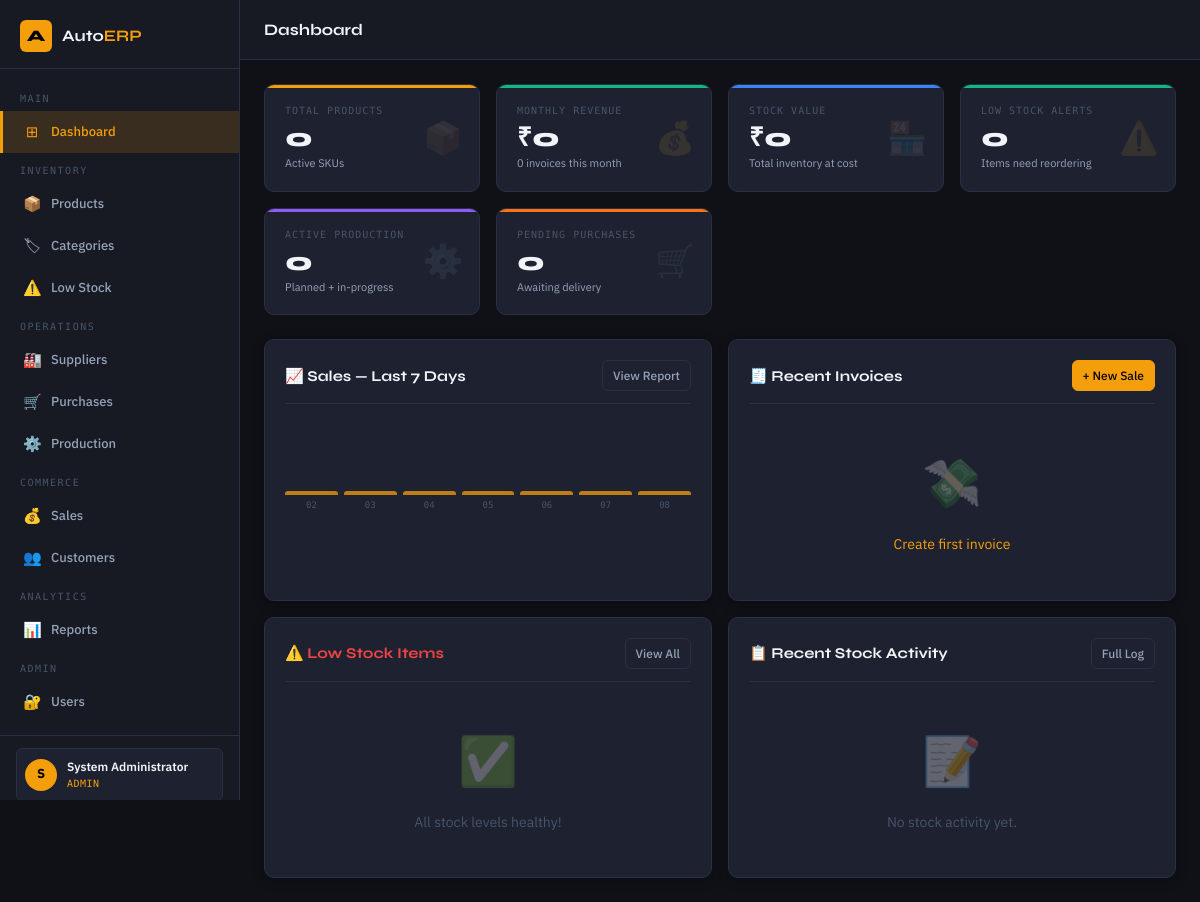
The page / (signed in) on the database its author committed.
### tables this page shows
CREATE TABLE users (
    id          INTEGER PRIMARY KEY AUTOINCREMENT,
    username    TEXT UNIQUE NOT NULL,
    email       TEXT UNIQUE NOT NULL,
    full_name   TEXT NOT NULL,
    password_hash TEXT NOT NULL,
    role        TEXT NOT NULL DEFAULT 'staff',
    is_active   INTEGER NOT NULL DEFAULT 1,
    last_login  TEXT,
    created_at  TEXT DEFAULT (datetime('now'))
);

### app/routes/dashboard.py (the view)
@dashboard_bp.route('/')
@login_required
def index():
    db = get_db()
    total_products = db.execute(
        'SELECT COUNT(*) AS c FROM products WHERE is_active=1').fetchone()['c']
    low_stock_items = db.execute(
        '''SELECT p.*,c.name AS cat_name FROM products p
           JOIN categories c ON c.id=p.category_id
           WHERE p.quantity<=p.low_stock_threshold AND p.is_active=1
           ORDER BY p.quantity ASC LIMIT 8''').fetchall()
    stock_value_row = db.execute(
        'SELECT SUM(quantity*cost_price) AS sv FROM products WHERE is_active=1').fetchone()
    total_stock_value = stock_value_row['sv'] or 0
    month_start = datetime.utcnow().replace(day=1, hour=0, minute=0, second=0).strftime('%Y-%m-%d %H:%M:%S')
    monthly_sales_row = db.execute(
        "SELECT SUM(total_amount) AS s, COUNT(*) AS c FROM sales WHERE created_at>=? AND status='completed'",
        (month_start,)).fetchone()
    monthly_sales      = monthly_sales_row['s'] or 0
    monthly_sale_count = monthly_sales_row['c'] or 0
    monthly_purchases_row = db.execute(
        'SELECT SUM(total_amount) AS s FROM purchases WHERE created_at>=?', (month_start,)).fetchone()
    monthly_purchases = monthly_purchases_row['s'] or 0
    active_production = db.execute(
        "SELECT COUNT(*) AS c FROM production_orders WHERE status IN ('planned','in_progress')").fetchone()['c']
    pending_purchases = db.execute(
        "SELECT COUNT(*) AS c FROM purchases WHERE status='pending'").fetchone()['c']
    recent_activities = db.execute(
        '''SELECT sh.*,p.name AS product_name,p.sku FROM stock_history sh
           JOIN products p ON p.id=sh.product_id
           ORDER BY sh.created_at DESC LIMIT 10''').fetchall()
    recent_sales = db.execute(
        '''SELECT s.*,u.full_name AS creator FROM sales s
           LEFT JOIN users u ON u.id=s.created_by
           WHERE s.status='completed' ORDER BY s.created_at DESC LIMIT 5''').fetchall()
    sales_trend = []
    now = datetime.utcnow()
    for i in range(6, -1, -1):
        day = now - timedelta(days=i)
        d_start = day.strftime('%Y-%m-%d 00:00:00')
        d_end   = day.strftime('%Y-%m-%d 23:59:59')
        row = db.execute(
            "SELECT SUM(total_amount) AS s FROM sales WHERE created_at BETWEEN ? AND ? AND status='completed'",
            (d_start, d_end)).fetchone()
        sales_trend.append({'date': day.strftime('%b %d'), 'amount': round(row['s'] or 0, 2)})
    db.close()
    return render_template('dashboard/index.html',
        total_products=total_products,
        low_stock_items=[dict(r) for r in low_stock_items],
        low_stock_count=len(low_stock_items),
        total_stock_value=total_stock_value,
        monthly_sales=monthly_sales,
        monthly_sale_count=monthly_sale_count,
        monthly_purchases=monthly_purchases,
        active_production=active_production,
        pending_purchases=pending_purchases,
        recent_activities=[dict(r) for r in recent_activities],
        recent_sales=[dict(r) for r in recent_sales],
        sales_trend=sales_trend,
    )

### app/auth_helpers.py (called while the page is built)
def login_required(f):
    @wraps(f)
    def decorated(*args, **kwargs):
        if 'user_id' not in session:
            flash('Please log in to access this page.', 'warning')
            return redirect(url_for('auth.login'))
        return f(*args, **kwargs)
    return decorated

def get_current_user():
    uid = session.get('user_id')
    if not uid:
        return None
    db = get_db()
    user = db.execute('SELECT * FROM users WHERE id=?', (uid,)).fetchone()
    db.close()
    return dict(user) if user else None

### app/database.py (called while the page is built)
def get_db():
    conn = sqlite3.connect(DB_PATH)
    conn.row_factory = sqlite3.Row
    conn.execute("PRAGMA foreign_keys = ON")
    return conn

### app/templates/dashboard/index.html (shortened to what this page needs)
{% extends "base.html" %}
{% block page_title %}Dashboard{% endblock %}
{% block content %}
<div class="stats-grid">
  <div class="stat-card amber">
    <div class="stat-label">Total Products</div>
    <div class="stat-value">{{ total_products }}</div>
    <div class="stat-sub">Active SKUs</div>
    <div class="stat-icon">📦</div>
  </div>
  <div class="stat-card green">
    <div class="stat-label">Monthly Revenue</div>
    <div class="stat-value">₹{{ "{:,.0f}".format(monthly_sales) }}</div>
    <div class="stat-sub">{{ monthly_sale_count }} invoices this month</div>
    <div class="stat-icon">💰</div>
  </div>
  <div class="stat-card blue">
    <div class="stat-label">Stock Value</div>
    <div class="stat-value">₹{{ "{:,.0f}".format(total_stock_value) }}</div>
    <div class="stat-sub">Total inventory at cost</div>
    <div class="stat-icon">🏪</div>
  </div>
  <div class="stat-card {{ 'red' if low_stock_count > 0 else 'green' }}">
    <div class="stat-label">Low Stock Alerts</div>
    <div class="stat-value">{{ low_stock_count }}</div>
    <div class="stat-sub">Items need reordering</div>
    <div class="stat-icon">⚠️</div>
  </div>
  <div class="stat-card purple">
    <div class="stat-label">Active Production</div>
    <div class="stat-value">{{ active_production }}</div>
    <div class="stat-sub">Planned + in-progress</div>
    <div class="stat-icon">⚙️</div>
  </div>
  <div class="stat-card orange">
    <div class="stat-label">Pending Purchases</div>
    <div class="stat-value">{{ pending_purchases }}</div>
    <div class="stat-sub">Awaiting delivery</div>
    <div class="stat-icon">🛒</div>
  </div>
</div>
<div style="display:grid;grid-template-columns:1fr 1fr;gap:16px;margin-bottom:16px">
  <div class="card">
    <div class="card-header">
      <div class="card-title">📈 Sales — Last 7 Days</div>
      <a href="{{ url_for('reports.sales_report') }}" class="btn btn-secondary btn-sm">View Report</a>
    </div>
    <div id="sales-chart" style="display:flex;align-items:flex-end;gap:6px;height:100px;padding:8px 0"></div>
  </div>
  <div class="card">
    <div class="card-header">
      <div class="card-title">🧾 Recent Invoices</div>
      <a href="{{ url_for('sales.create_sale') }}" class="btn btn-primary btn-sm">+ New Sale</a>
    </div>
    {% if recent_sales %}
    <div class="table-wrapper">
      <table>
        <thead><tr><th>Invoice</th><th>Customer</th><th>Amount</th></tr></thead>
        <tbody>
          {% for s in recent_sales %}
          <tr>
            <td><a href="{{ url_for('sales.view_sale', sale_id=s.id) }}" class="sku">{{ s.invoice_number }}</a></td>
            <td>{{ s.customer_name or '—' }}</td>
            <td class="text-success fw-bold">₹{{ "{:,.0f}".format(s.total_amount) }}</td>
          </tr>
          {% endfor %}
        </tbody>
      </table>
    </div>
    {% else %}
    <div class="empty-state" style="padding:24px">
      <div class="empty-state-icon">💸</div>
      <div><a href="{{ url_for('sales.create_sale') }}">Create first invoice</a></div>
    </div>
    {% endif %}
  </div>
</div>
<div style="display:grid;grid-template-columns:1fr 1fr;gap:16px">
  <div class="card">
    <div class="card-header">
      <div class="card-title" style="color:var(--red)">⚠️ Low Stock Items</div>
      <a href="{{ url_for('inventory.low_stock') }}" class="btn btn-secondary btn-sm">View All</a>
    </div>
    {% if low_stock_items %}
    <div class="table-wrapper">
      <table>
        <thead><tr><th>Product</th><th>SKU</th><th>Qty</th><th>Action</th></tr></thead>
        <tbody>
          {% for item in low_stock_items %}
          <tr>
            <td>{{ item.name[:28] }}{% if item.name|length > 28 %}…{% endif %}</td>
            <td><span class="sku">{{ item.sku }}</span></td>
            <td>
              <span class="badge {{ 'badge-danger' if item.quantity == 0 else 'badge-warning' }}">
                {{ item.quantity }}
              </span>
            </td>
            <td><a href="{{ url_for('purchases.create_purchase') }}" class="btn btn-sm btn-info">Reorder</a></td>
          </tr>
          {% endfor %}
        </tbody>
      </table>
    </div>
    {% else %}
    <div class="empty-state" style="padding:24px">
      <div class="empty-state-icon">✅</div>
      <div>All stock levels healthy!</div>
    </div>
    {% endif %}
  </div>
  <div class="card">
    <div class="card-header">
      <div class="card-title">📋 Recent Stock Activity</div>
      <a href="{{ url_for('reports.stock_movement') }}" class="btn btn-secondary btn-sm">Full Log</a>
    </div>
    {% if recent_activities %}
    <div class="table-wrapper">
      <table>
        <thead><tr><th>Product</th><th>Type</th><th>Change</th><th>Time</th></tr></thead>
        <tbody>
          {% for act in recent_activities %}
          <tr>
            <td>{{ act.product_name[:22] }}{% if act.product_name|length > 22 %}…{% endif %}</td>
            <td>
              <span class="badge
                {% if act.change_type == 'sale' %}badge-danger
                {% elif act.change_type == 'purchase' %}badge-success
                {% elif act.change_type == 'production' %}badge-purple
                {% else %}badge-muted{% endif %}">
                {{ act.change_type }}
              </span>
            </td>
            <td class="mono {{ 'text-success' if act.quantity_change > 0 else 'text-danger' }}">
              {{ "{:+d}".format(act.quantity_change) }}
            </td>
            <td class="text-muted" style="font-size:11px">{{ act.created_at[5:16] }}</td>
          </tr>
          {% endfor %}
        </tbody>
      </table>
    </div>
    {% else %}
    <div class="empty-state" style="padding:24px">
      <div class="empty-state-icon">📝</div>
      <div>No stock activity yet.</div>
    </div>
    {% endif %}
  </div>
</div>
{% endblock %}

### app/templates/base.html (shortened to what this page needs)
<!DOCTYPE html>
<html lang="en">
<head>
  <link rel="stylesheet" href="{{ url_for('static', filename='css/main.css') }}">
</head>
<body>
<div class="layout">
  <aside class="sidebar">
    <div class="sidebar-brand">
      <div class="sidebar-logo">A</div>
      <div class="sidebar-brand-name">Auto<span>ERP</span></div>
    </div>
    <nav class="sidebar-nav">
      <div class="nav-section-label">Main</div>
      <a class="nav-item" href="{{ url_for('dashboard.index') }}">
        <span class="nav-icon">⊞</span> Dashboard
      </a>
      <div class="nav-section-label">Inventory</div>
      <a class="nav-item" href="{{ url_for('inventory.index') }}">
        <span class="nav-icon">📦</span> Products
      </a>
      <a class="nav-item" href="{{ url_for('inventory.categories') }}">
        <span class="nav-icon">🏷</span> Categories
      </a>
      <a class="nav-item" href="{{ url_for('inventory.low_stock') }}">
        <span class="nav-icon">⚠️</span> Low Stock
      </a>
      <div class="nav-section-label">Operations</div>
      <a class="nav-item" href="{{ url_for('suppliers.index') }}">
        <span class="nav-icon">🏭</span> Suppliers
      </a>
      <a class="nav-item" href="{{ url_for('purchases.index') }}">
        <span class="nav-icon">🛒</span> Purchases
      </a>
      <a class="nav-item" href="{{ url_for('production.index') }}">
        <span class="nav-icon">⚙️</span> Production
      </a>
      <div class="nav-section-label">Commerce</div>
      <a class="nav-item" href="{{ url_for('sales.index') }}">
        <span class="nav-icon">💰</span> Sales
      </a>
      <a class="nav-item" href="{{ url_for('sales.customers') }}">
        <span class="nav-icon">👥</span> Customers
      </a>
      <div class="nav-section-label">Analytics</div>
      <a class="nav-item" href="{{ url_for('reports.index') }}">
        <span class="nav-icon">📊</span> Reports
      </a>
      {% if current_user and current_user.role == 'admin' %}
      <div class="nav-section-label">Admin</div>
      <a class="nav-item" href="{{ url_for('auth.users') }}">
        <span class="nav-icon">🔐</span> Users
      </a>
      {% endif %}
    </nav>
    <div class="sidebar-footer">
      {% if current_user %}
      <div class="sidebar-user">
        <div class="sidebar-user-avatar">{{ current_user.full_name[0].upper() }}</div>
        <div class="sidebar-user-info">
          <div class="sidebar-user-name">{{ current_user.full_name }}</div>
          <div class="sidebar-user-role">{{ current_user.role }}</div>
        </div>
      </div>
      {% endif %}
    </div>
  </aside>
  <div class="main-content">
    <header class="topbar">
      <div class="topbar-title">{% block page_title %}{% endblock %}</div>
    </header>
    <main class="page-content">
      {% block content %}{% endblock %}
    </main>
  </div>
</div>
</body>
</html>

### rows shown on the page
users: full_name "S", full_name "System Administrator", role "ADMIN"

### other values the page prints
{{ total_products }} "0"
{{ "{:,.0f}".format(monthly_sales) }} "0"
{{ monthly_sale_count }} "0"
{{ "{:,.0f}".format(total_stock_value) }} "0"
{{ low_stock_count }} "0"
{{ active_production }} "0"
{{ pending_purchases }} "0"
